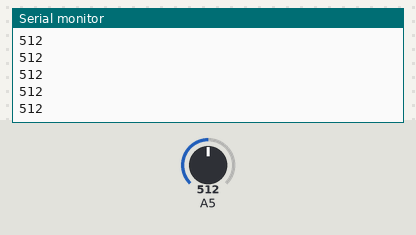
Bench run of a sketch on a simulated Arduino Uno, built with avr-gcc and run on an emulated ATmega328P. On the bench: the last lines printed to the serial monitor. The inputs (shaded band) are chosen by the test bench; at power-on: A5 = 512.

Above: at 1.2 s.
1.3 s: A5 set to 716
At 1.9 s:
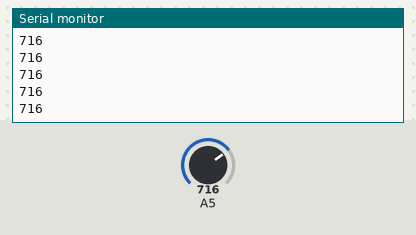
2.8 s: A5 set to 900
At 3.4 s:
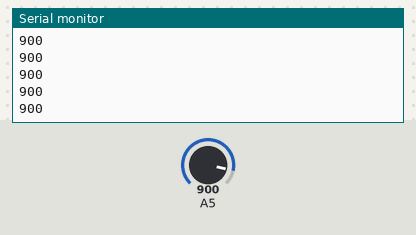
Timing chart, 0 to 5.8 s (numbered marks = the images above; inputs shaded):
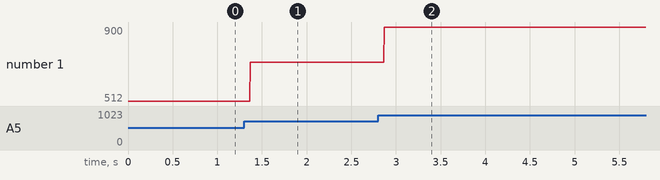

The sketch:

sketch_oct06a.ino
```cpp
void setup() {
  pinMode(A5, INPUT);
  Serial.begin(9600);

}

void loop() {
  // put your main code here, to run repeatedly:
  if (analogRead(A5)) {
   // int sensing = map(analogRead(A0), 0, 1023, 0, 100);
    Serial.println(analogRead(A5));
  }
}
```

Measured:
- after the input at 1.3 s, the serial monitor: prints a new line after 0.07 s (image 1)
- after the input at 2.8 s, the serial monitor: prints a new line after 0.07 s (image 2)
- plotted number 1: 512 → 716 after the input at 1.3 s, 716 → 900 after the input at 2.8 s
